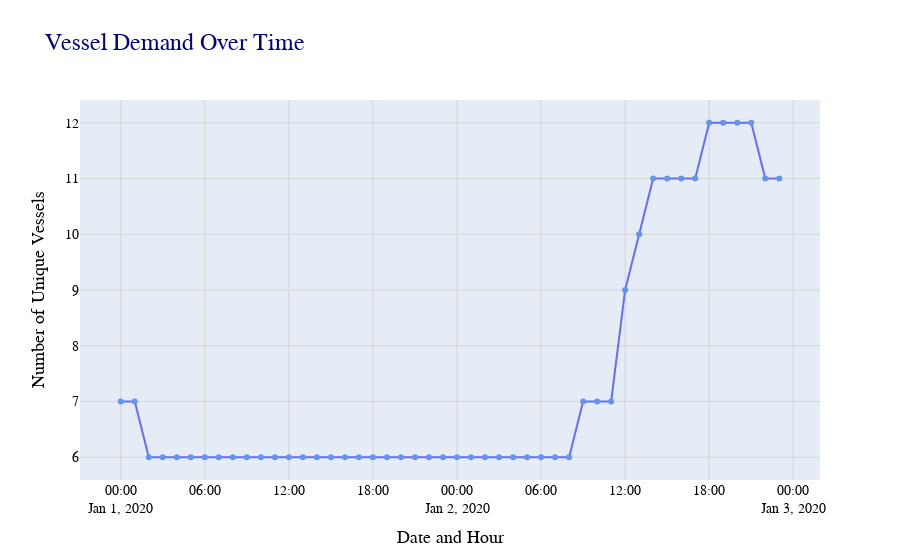

Notebook code for this chart:
### Markdown cell above
### Plotting Line chart between 1st Jan to 2nd Jan'20

### Code cell
line_plot(vessel_df)

### Figure 1 — Plotly figure (JSON) as saved in the notebook; plotly's stock layout.template omitted (floating-point values rounded to 4 significant figures)
{"data": [{"hovertemplate": "date_hour_combined=%{x|%Y-%m-%d %H:%M:%S}<br>distinct_vessels=%{y}<extra></extra>", "legendgroup": "", "line": {"color": "#636efa", "dash": "solid"}, "marker": {"color": "cornflowerblue", "size": 6, "symbol": "circle"}, "mode": "lines+markers", "name": "", "orientation": "v", "showlegend": false, "type": "scatter", "x": ["2020-01-01T00:00:00", "2020-01-01T01:00:00", "2020-01-01T02:00:00", "2020-01-01T03:00:00", "2020-01-01T04:00:00", "2020-01-01T05:00:00", "2020-01-01T06:00:00", "2020-01-01T07:00:00", "2020-01-01T08:00:00", "2020-01-01T09:00:00", "2020-01-01T10:00:00", "2020-01-01T11:00:00", "2020-01-01T12:00:00", "2020-01-01T13:00:00", "2020-01-01T14:00:00", "2020-01-01T15:00:00", "2020-01-01T16:00:00", "2020-01-01T17:00:00", "2020-01-01T18:00:00", "2020-01-01T19:00:00", "2020-01-01T20:00:00", "2020-01-01T21:00:00", "2020-01-01T22:00:00", "2020-01-01T23:00:00", "2020-01-02T00:00:00", "2020-01-02T01:00:00", "2020-01-02T02:00:00", "2020-01-02T03:00:00", "2020-01-02T04:00:00", "2020-01-02T05:00:00", "2020-01-02T06:00:00", "2020-01-02T07:00:00", "2020-01-02T08:00:00", "2020-01-02T09:00:00", "2020-01-02T10:00:00", "2020-01-02T11:00:00", "2020-01-02T12:00:00", "2020-01-02T13:00:00", "2020-01-02T14:00:00", "2020-01-02T15:00:00", "2020-01-02T16:00:00", "2020-01-02T17:00:00", "2020-01-02T18:00:00", "2020-01-02T19:00:00", "2020-01-02T20:00:00", "2020-01-02T21:00:00", "2020-01-02T22:00:00", "2020-01-02T23:00:00"], "xaxis": "x", "y": [7, 7, 6, 6, 6, 6, 6, 6, 6, 6, 6, 6, 6, 6, 6, 6, 6, 6, 6, 6, 6, 6, 6, 6, 6, 6, 6, 6, 6, 6, 6, 6, 6, 7, 7, 7, 9, 10, 11, 11, 11, 11, 12, 12, 12, 12, 11, 11], "yaxis": "y"}], "layout": {"autosize": true, "hoverlabel": {"bgcolor": "white", "font": {"color": "black", "family": "Calibri", "size": 15}}, "legend": {"bgcolor": "rgba(255, 255, 255, 0.5)", "bordercolor": "black", "borderwidth": 1, "font": {"color": "black", "family": "Calibri", "size": 14}, "title": {"font": {"family": "Calibri", "size": 16}, "text": "Legend"}, "tracegroupgap": 0}, "title": {"font": {"color": "navy", "family": "Calibri", "size": 24}, "text": "Vessel Demand Over Time"}, "xaxis": {"anchor": "y", "autorange": true, "domain": [0, 1], "gridcolor": "lightgray", "range": ["2019-12-31 21:12:47.5996", "2020-01-03 01:47:12.4004"], "showgrid": true, "tickfont": {"color": "black", "family": "Calibri", "size": 14}, "title": {"font": {"color": "black", "family": "Calibri", "size": 18}, "text": "Date and Hour"}, "type": "date"}, "yaxis": {"anchor": "x", "autorange": true, "domain": [0, 1], "gridcolor": "lightgray", "range": [5.505, 12.5], "showgrid": true, "tickfont": {"color": "black", "family": "Calibri", "size": 14}, "title": {"font": {"color": "black", "family": "Calibri", "size": 18}, "text": "Number of Unique Vessels"}, "type": "linear"}}}
